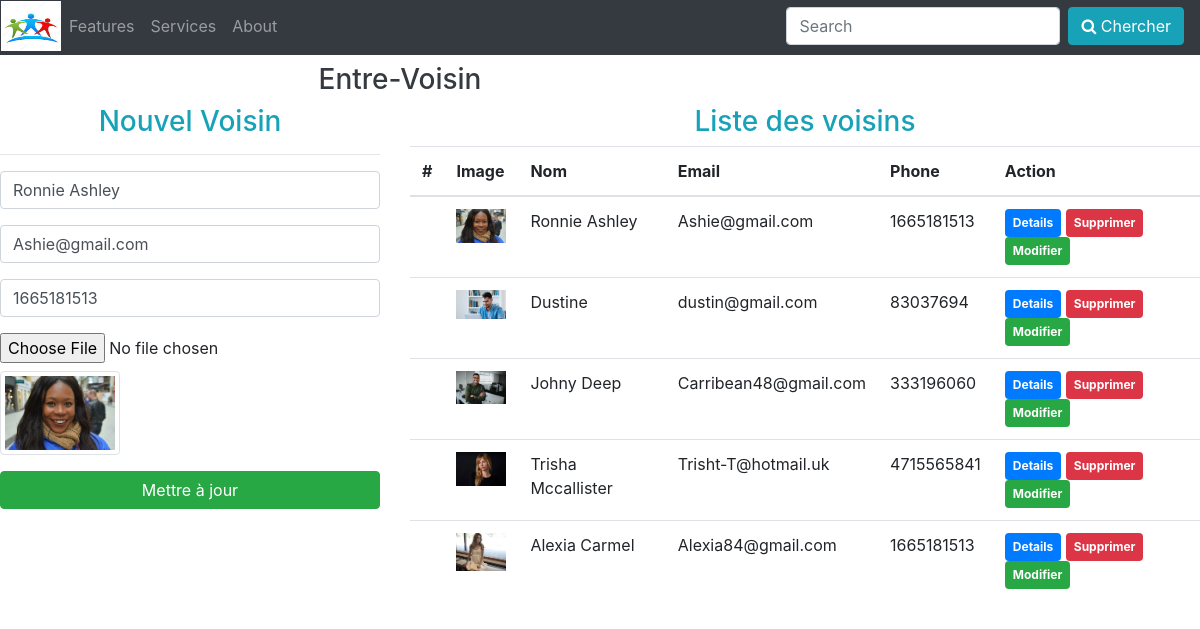
The page /index.php?edit=6 on the database its author committed.
### tables this page shows
CREATE TABLE `phpcrud` (
  `id` int(11) NOT NULL,
  `nom` varchar(100) NOT NULL,
  `email` varchar(255) NOT NULL,
  `phone` varchar(10) NOT NULL,
  `photo` varchar(255) NOT NULL
);

### action.php (called while the page is built, shortened)
<?php
include 'config.php';
if(isset($_GET['edit'])){
	$id=$_GET['edit'];
	$query="SELECT * FROM phpcrud WHERE id=?";
	$stmt=$conn->prepare($query);
	$stmt->bind_param("i",$id);
	$stmt->execute();
	$result=$stmt->get_result();
	$row=$result->fetch_assoc();
	$nom=$row['nom'];
	$email=$row['email'];
	$phone=$row['phone'];
	$photo=$row['photo'];
	$update=true;
}
?>

### index.php (the view, shortened to what this page needs)
<?php
include 'action.php';
 ?>
<!DOCTYPE html>
<html lang="en">
<head>
<link rel="stylesheet" href="https://maxcdn.bootstrapcdn.com/bootstrap/4.5.0/css/bootstrap.min.css">
<link rel="stylesheet" href="logo.css">
<link rel="stylesheet" href="https://maxcdn.bootstrapcdn.com/font-awesome/4.7.0/css/font-awesome.min.css">
		</head>
		<body>
			<nav class="navbar navbar-expand-md bg-dark navbar-dark">
  <a class="navbar-brand" href="#" ><img src="image/voisin.jpg" class="img-responsive logo"></a>
  <div class="collapse navbar-collapse" id="collapsibleNavbar">
    <ul class="navbar-nav ">
      <li class="nav-item">
        <a class="nav-link" href="#">Features</a>
      </li>
      <li class="nav-item">
        <a class="nav-link" href="#">Services</a>
      </li>
      <li class="nav-item">
        <a class="nav-link" href="#">About</a>
      </li>
    </ul>
</div>
    <form class="form-inline" action="/action_page.php">
    <input class="form-control mr-sm-2" type="text" placeholder="Search">
    <button type="submit" class="btn btn-info"><span class="fa fa-search"></span> Chercher</button>
  </form>
</nav>
  <div class="container-fluid">
  	<div class="row">
  		<div class="col-md-8">
  			<h3 class="text-center text-dark mt-2">
  				Entre-Voisin
  			</h3>
  		</div>
  	</div>
  </div>
  	<div class="row">
  		<div class ="col-md-4">
  			<h3 class="text-center text-info">
  				Nouvel Voisin
  			</h3>
  			<hr>
  			<form action="action.php" method="post" enctype="multipart/form-data">
  				<div class="form-group">
  					<input type="text" name="nom"value="<?= $nom; ?>" class="form-control" placeholder="Entrer le nom..." required>
  				</div>
  				<div class="form-group">
  					<input type="email" name="email" value="<?= $email; ?>"class="form-control" placeholder="Entrer le mail..." required>
  				</div>
  					<div class="form-group">
  					<input type="tel" name="phone" value="<?= $phone; ?>"class="form-control" placeholder="Entrer le numéro de teléphone" required>
  				</div>
  				<div class="form-group">
  					<input type="file" name="image" class="custom-file">
  					<img src="<?= $photo; ?>"width="120" class="img-thumbnail">
  				</div>
  				<div class="form-group">
  					<?php if ($update==true){ ?>
  						<input type="submit" name="update" class="btn btn-success btn-block" value="Mettre à jour">
  					<?php } else { ?>
  					<button class="btn btn-primary btn-block" type="submit" name='ajouter' value="Ajouer"><span class="fa fa-send" style="color:#4f4;"></span> Envoyer</button>
  				<?php } ?>
  				</div>
  			</form>
  		</div>
  		<div class ="col-md-8">
  			<?php
  			$query ="SELECT * FROM phpcrud";
  			$stmt=$conn->prepare($query);
  			$stmt->execute();
  			$result=$stmt->get_result();
  			?>
  			<h3 class="text-center text-info">
  				Liste des voisins
  			</h3>
  			<table class="table table-hover">
    <thead>
      <tr>
      	<th>#</th>
        <th>Image</th>
        <th>Nom</th>
        <th>Email</th>
        <th>Phone</th>
        <th>Action</th>
      </tr>
    </thead>
    <tbody>
    	<?php while ($row=$result->fetch_assoc()) { ?>
      <tr>
      	<td></td>
        <td><img src="<?= $row['photo']; ?>" width="50"></td>
        <td><?= $row['nom']; ?></td>
         <td><?= $row['email']; ?></td>
 		 <td><?= $row['phone']; ?></td>
 		  <td>
 		  	<a href="details.php?details=<?= $row['id']; ?>" class="badge badge-primary p-2">Details</a>
 		  	<a href="action.php?delete=<?= $row['id']; ?>" class="badge badge-danger p-2" onclick="return confirm('Voulez vous supprimer ce voisin?'); ">Supprimer</a>
 		  	<a href="index.php?edit=<?= $row['id']; ?>" class="badge badge-success p-2">Modifier</a>
 		  </td>
      </tr>
      <?php
  } ?>
    </tbody>
  </table>
  		</div>
  	</div>
		</body>
		</html>

### logo.css (style rules this page uses)
.navbar-brand { margin: 0; padding: 0; }
.logo { height: 50px; padding-right: 0px; margin-left: -15px; width: 60px; }
.navbar-expand-md { height: 55px; padding-top: 5px; }

### rows shown on the page
phpcrud: email "Ashie@gmail.com", phone "1665181513", photo (picture), nom "Ronnie Ashley"
phpcrud: photo (picture), nom "Dustine", email "dustin@gmail.com", phone "83037694"
phpcrud: photo (picture), nom "Johny Deep", email "Carribean48@gmail.com", phone "333196060"
phpcrud: photo (picture), nom "Trisha Mccallister", email "Trisht-T@hotmail.uk", phone "4715565841"
phpcrud: photo (picture), nom "Alexia Carmel", email "Alexia84@gmail.com", phone "1665181513"
